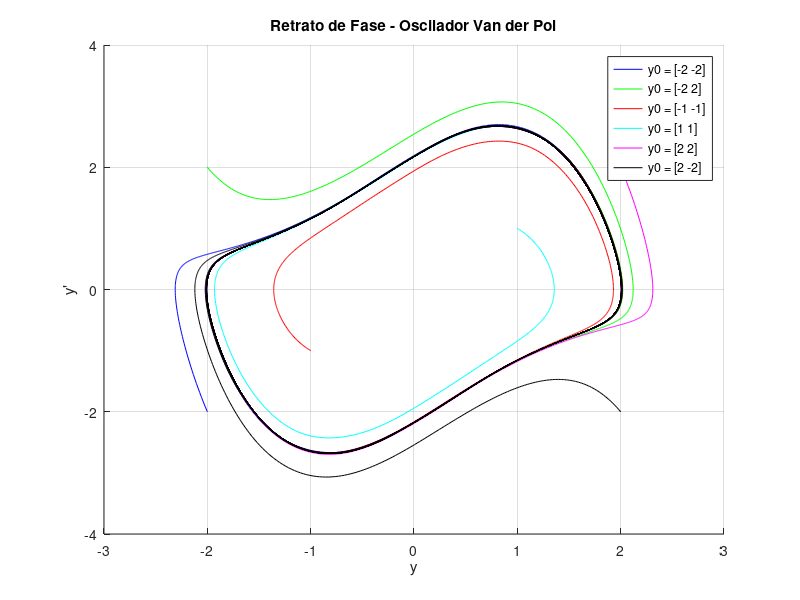

This figure's MATLAB source:
function y = VanDerPol()
 % Traca graficos de solucoes do oscilador de Van de Pol para diferentes
 % condicoes iniciais

 mu = 1;
 % y0 sao varias condicoes inicias
 y0 = [-2 -2; -2 2; -1 -1; 1 1; 2 2; 2 -2];

 colors = {'b', 'g', 'r', 'c', 'm', 'k'};

 h = 0.01;
 x = (0:h:100);

 % Definicao da funcao derivada do Oscilador de Van der Pol
 f = @(x,y) [y(2); mu * (1 - y(1)^2) * y(2) - y(1)];

 figure;
 hold on;
 % ni eh o numero de condicoes iniciais
 ni = size(y0, 1);
 for i=1:ni
% ode45 resolve a equacao numericamente
 [~, y] = ode45(f, x, y0(i,:));
 plot(y(:,1), y(:,2), colors{i});
 legends{i} = sprintf('y0 = [%d %d]', y0(i,1), y0(i,2));
 end

 title('Retrato de Fase - Oscilador Van der Pol');
 xlabel('y');
 ylabel('y''');
 legend(legends);
 grid on;

 end